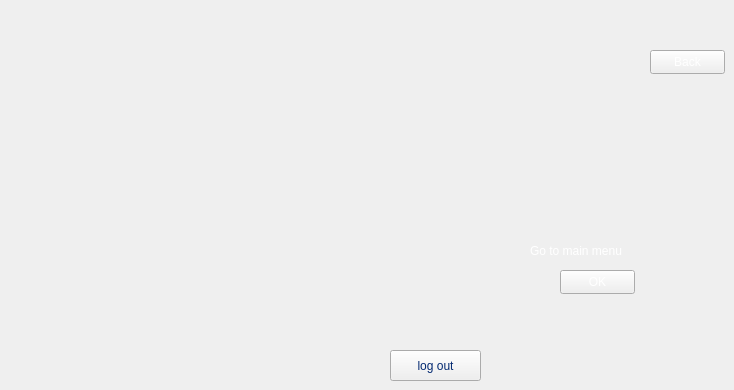
    <widget class="QWidget" name="lastpage">
     <property name="styleSheet">
      <string notr="true">background-image: url(:/new/prefix1/image/background2.jpg);</string>
     </property>
     <widget class="QPushButton" name="lasttolist">
      <property name="geometry">
       <rect>
        <x>560</x>
        <y>270</y>
        <width>75</width>
        <height>24</height>
       </rect>
      </property>
      <property name="styleSheet">
       <string notr="true">color: rgb(255, 255, 255);</string>
      </property>
      <property name="text">
       <string>OK</string>
      </property>
     </widget>
     <widget class="QPushButton" name="backtolast">
      <property name="geometry">
       <rect>
        <x>650</x>
        <y>50</y>
        <width>75</width>
        <height>24</height>
       </rect>
      </property>
      <property name="styleSheet">
       <string notr="true">color: rgb(255, 255, 255);</string>
      </property>
      <property name="text">
       <string>Back</string>
      </property>
     </widget>
     <widget class="QLabel" name="label_76">
      <property name="geometry">
       <rect>
        <x>530</x>
        <y>240</y>
        <width>151</width>
        <height>21</height>
       </rect>
      </property>
      <property name="styleSheet">
       <string notr="true">color: rgb(255, 255, 255);
font: 700 12pt &quot;Segoe UI&quot;;</string>
      </property>
      <property name="text">
       <string>Go to main menu</string>
      </property>
     </widget>
     <widget class="QLabel" name="label_77">
      <property name="geometry">
       <rect>
        <x>60</x>
        <y>10</y>
        <width>371</width>
        <height>151</height>
       </rect>
      </property>
      <property name="styleSheet">
       <string notr="true">image: url(:/new/prefix1/image/congratulation.jpg);</string>
      </property>
      <property name="text">
       <string/>
      </property>
     </widget>
     <widget class="QPushButton" name="lastlogout">
      <property name="geometry">
       <rect>
        <x>390</x>
        <y>350</y>
        <width>91</width>
        <height>31</height>
       </rect>
      </property>
      <property name="styleSheet">
       <string notr="true">color: rgb(4, 42, 113);
font: 700 12pt &quot;Segoe UI&quot;;</string>
      </property>
      <property name="text">
       <string>log out</string>
      </property>
     </widget>
    </widget>
